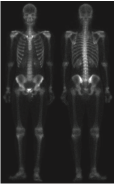
#> input picture test01.png, 115 x 184 px
$ jupyter execute --allow-errors test.ipynb   (older library calls are emulated)
#> lines starting #> are read from the running program, lines starting #| are printed output that depends on the picture
[cell 1]
import numpy as np
import matplotlib.pyplot as plt
import cv2

[cell 2]
img = cv2.imread('./test01.png', cv2.CV_16UC4)
#> img is the input picture: shape (184, 115, 4); mean B, G, R, A 42.9, 43.2, 43.6, 255
gray = cv2.cvtColor(img, cv2.COLOR_BGR2GRAY)
height, width = gray.shape
#> height = 184; width = 115
plt.imshow(img);

[cell 3]
mask1 = np.array([[0, -1, 0], [-1, 4, -1], [0, -1, 0]])
mask2 = np.array([[1, 1, 1], [1, -8, 1], [1, 1, 1]])
mask3 = np.array([[-1, -1, -1], [-1, 8, -1], [-1, -1, -1]])

[cell 4]
laplacian1 = cv2.filter2D(gray, -1, mask1)
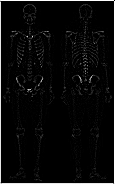
#> laplacian1: shape (184, 115); min 0, max 255, mean 10.3
laplacian2 = cv2.filter2D(gray, -1, mask2)
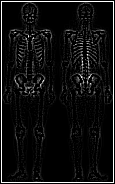
#> laplacian2: shape (184, 115); min 0, max 255, mean 16.1
laplacian3 = cv2.filter2D(gray, -1, mask3)
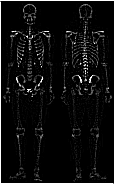
#> laplacian3: shape (184, 115); min 0, max 255, mean 16.1
laplacian4 = cv2.Laplacian(gray, cv2.CV_64F)
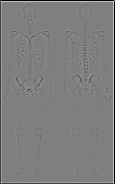
#> laplacian4: shape (184, 115) float64; min -462, max 462, mean -4.8; drawn with min black and max white
plt.imshow(laplacian4, cmap='gray');

[cell 5]
sharpening_mask1 = np.array([[-1, -1, -1], [-1, 9, -1], [-1, -1, -1]])
sharpening_mask2 = np.array([[0, -1, 0], [-1, 5, -1], [0, -1, 0]])

[cell 6]
sharpening_out1 = cv2.filter2D(gray, -1, sharpening_mask1)
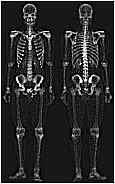
#> sharpening_out1: shape (184, 115); min 0, max 255, mean 44.8
sharpening_out2 = cv2.filter2D(gray, -1, sharpening_mask2)
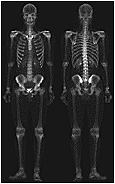
#> sharpening_out2: shape (184, 115); min 0, max 255, mean 44.1

plt.imshow(sharpening_out2, cmap='gray');

[cell 7]
c_image = cv2.add(sharpening_out2, laplacian3)
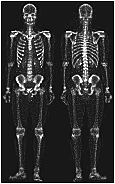
#> c_image: shape (184, 115); min 0, max 255, mean 51.4
plt.imshow(c_image, cmap='gray');

[cell 8]
dx = np.abs(cv2.Sobel(gray, -1, 1, 0))
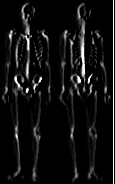
#> dx: shape (184, 115); min 0, max 255, mean 16.5
dy = np.abs(cv2.Sobel(gray, -1, 0, 1))
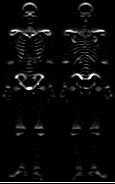
#> dy: shape (184, 115); min 0, max 255, mean 10.2
d_image = np.sqrt(np.add(np.multiply(dx, dx), np.multiply(dy, dy)));
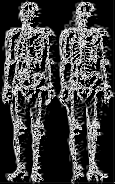
#> d_image: shape (184, 115) float16; min 0, max 15.81, mean 3.92; drawn with min black and max white

# d_image = np.add(dx, dy)
plt.imshow(d_image, cmap='gray');
